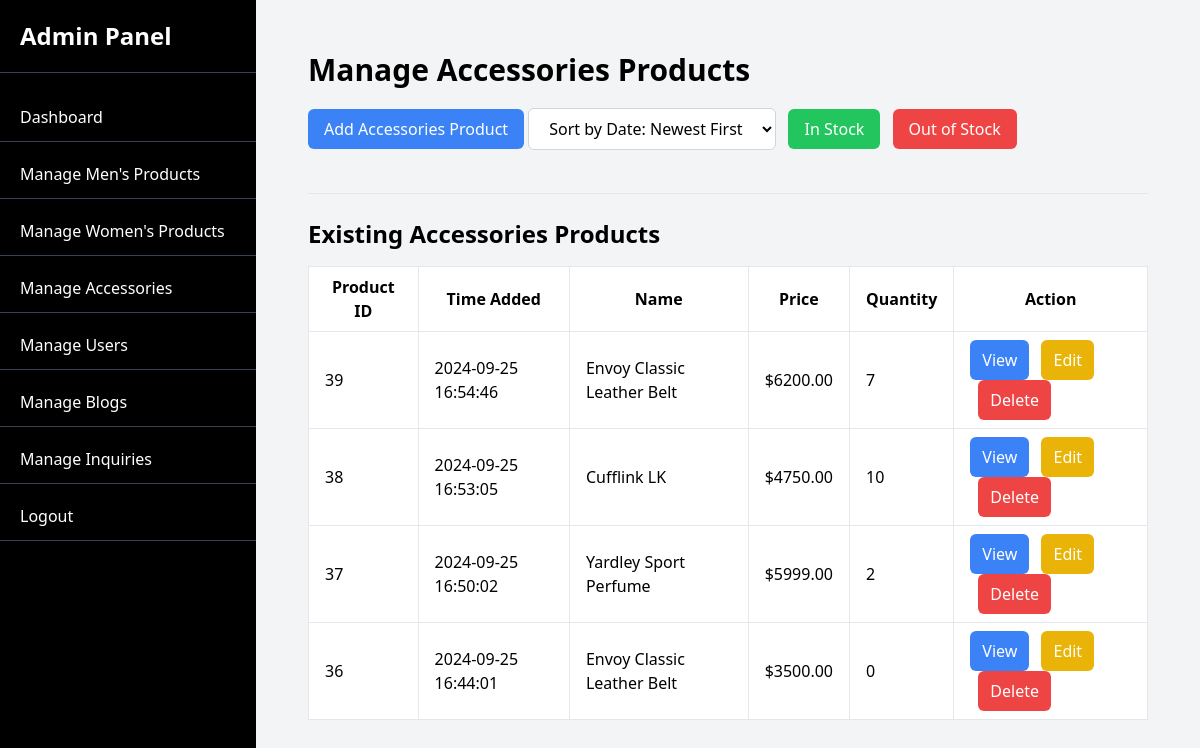
Page /public/admin/accessories (signed in) on the committed database.
### tables this page shows
CREATE TABLE `products` (
  `id` int(11) NOT NULL,
  `name` varchar(255) NOT NULL,
  `category_id` int(11) NOT NULL,
  `price` decimal(10,2) NOT NULL,
  `description` text DEFAULT NULL,
  `image` varchar(255) NOT NULL,
  `created_at` timestamp NOT NULL DEFAULT current_timestamp(),
  `is_featured` tinyint(1) DEFAULT 0,
  `quantity` int(11) DEFAULT 0
);

### app/controllers/AdminController.php (called while the page is built, shortened)
<?php
class AdminController extends Controller {
    private function getSortedProducts($category) {
        $sortOption = isset($_GET['sort']) ? $_GET['sort'] : 'date_new';
        $stockFilter = isset($_GET['stock']) ? $_GET['stock'] : null;
        return $this->model('ProductModel')->getSortedProductsByCategory($category, $sortOption, $stockFilter);
    }
    public function accessories() {
        $products = $this->getSortedProducts('accessories');
        $this->renderView('admin/accessoriesProducts', ['products' => $products, 'sortOption' => isset($_GET['sort']) ? $_GET['sort'] : 'date_new']);
    }
}

### app/core/App.php (called while the page is built, shortened)
<?php
class App {
    protected $method = 'index';
    public function __construct() {
        $url = $this->parseUrl();
        if (isset($url[0]) && strtolower($url[0]) == 'admin') {
            if (isset($url[1])) {
                switch (strtolower($url[1])) {
                    default:
                        $this->method = 'dashboard';
                        break;
                }
            } else {
                $this->controller = 'AdminController';
                $this->method = 'dashboard';
            }
        }
        $this->controller = new $this->controller;
        if (isset($url[1]) && method_exists($this->controller, $url[1])) {
            $this->method = $url[1];
            unset($url[1]);
        }
        $this->params = $url ? array_values($url) : [];
        call_user_func_array([$this->controller, $this->method], $this->params);
    }
    public function parseUrl() {
        if (isset($_GET['url'])) {
            return explode('/', filter_var(rtrim($_GET['url'], '/'), FILTER_SANITIZE_URL));
        }
        return [];
    }
}

### public/index.php (called while the page is built, shortened)
<?php
require_once '../app/core/Database.php';
require_once '../app/core/Controller.php';
require_once '../app/core/App.php';
$app = new App();

### app/core/Database.php (called while the page is built, shortened)
<?php
class Database {
    private $host = DB_HOST;
    private $user = DB_USER;
    private $pass = DB_PASS;
    private $dbname = DB_NAME;
    private $dbh;
    private $stmt;
    public function __construct() {
        $dsn = 'mysql:host=' . $this->host . ';dbname=' . $this->dbname;
        $options = [
            PDO::ATTR_PERSISTENT => true,
            PDO::ATTR_ERRMODE => PDO::ERRMODE_EXCEPTION
        ];
        try {
            $this->dbh = new PDO($dsn, $this->user, $this->pass, $options);
        } catch (PDOException $e) {
            echo 'Connection failed: ' . $e->getMessage();
        }
    }
    public function query($sql) {
        $this->stmt = $this->dbh->prepare($sql);
    }
    public function bind($param, $value, $type = null) {
        if (is_null($type)) {
            switch (true) {
                default:
                    $type = PDO::PARAM_STR;
            }
        }
        $this->stmt->bindValue($param, $value, $type);
    }
    public function execute() {
        return $this->stmt->execute();
    }
    public function resultSet() {
        $this->execute();
        return $this->stmt->fetchAll(PDO::FETCH_ASSOC);
    }
}

### app/models/ProductModel.php (called while the page is built, shortened)
<?php
class ProductModel {
    private $db;
    public function __construct() {
        $this->db = new Database();
    }
    public function getSortedProductsByCategory($category, $sortOption, $stockFilter = null) {
        $query = 'SELECT * FROM products WHERE category_id = (SELECT id FROM categories WHERE name = :category)';
        switch ($sortOption) {
            case 'date_new':
                $query .= ' ORDER BY created_at DESC';
                break;
        }
        $this->db->query($query);
        $this->db->bind(':category', $category);
        return $this->db->resultSet();
    }
}

### app/views/admin/accessoriesProducts.php (the view, shortened to what this page needs)
<div>
    <div id="main-content" class="container mx-auto p-5">
        <h1 class="text-3xl font-bold mb-5">Manage Accessories Products</h1>
        <button id="showAddProductForm" class="bg-blue-500 text-white px-4 py-2 rounded-md mb-5">Add Accessories Product</button>
        <select id="sortProducts" class="bg-white border border-gray-300 px-4 py-2 rounded-md">
            <option value="date_new" <?= isset($data['sortOption']) && $data['sortOption'] == 'date_new' ? 'selected' : '' ?>>Sort by Date: Newest First</option>
        </select>
        <button id="filterInStock" class="bg-green-500 text-white px-4 py-2 rounded-md ml-2">In Stock</button>
        <button id="filterOutOfStock" class="bg-red-500 text-white px-4 py-2 rounded-md ml-2">Out of Stock</button>
        <hr class="my-6">
        <h2 class="text-2xl font-bold mb-4">Existing Accessories Products</h2>
        <div class="overflow-x-auto">
            <table class="min-w-full bg-white border border-gray-200">
                <thead>
                    <tr>
                        <th class="px-4 py-2 border">Product ID</th>
                        <th class="px-4 py-2 border">Time Added</th>
                        <th class="px-4 py-2 border">Name</th>
                        <th class="px-4 py-2 border">Price</th>
                        <th class="px-4 py-2 border">Quantity</th>
                        <th class="px-4 py-2 border">Action</th>
                    </tr>
                </thead>
                <tbody>
                    <?php if (!empty($data['products'])): ?>
                        <?php foreach ($data['products'] as $product): ?>
                            <tr id="product-<?= $product['id'] ?>">
                                <td class="border px-4 py-2"><?= $product['id'] ?></td>
                                <td class="border px-4 py-2"><?= $product['created_at'] ?></td>
                                <td class="border px-4 py-2"><?= htmlspecialchars($product['name']) ?></td>
                                <td class="border px-4 py-2">$<?= htmlspecialchars($product['price']) ?></td>
                                <td class="border px-4 py-2"><?= htmlspecialchars($product['quantity']) ?></td>
                                <td class="border px-4 py-2">
                                    <button class="view-product bg-blue-500 text-white px-3 py-2 rounded-md" data-id="<?= $product['id'] ?>">View</button>
                                    <button class="edit-product bg-yellow-500 text-white px-3 py-2 rounded-md ml-2" data-id="<?= $product['id'] ?>">Edit</button>
                                    <button class="delete-product bg-red-500 text-white px-3 py-2 rounded-md ml-2" data-id="<?= $product['id'] ?>">Delete</button>
                                </td>
                            </tr>
                        <?php endforeach; ?>
                    <?php else: ?>
                        <tr><td colspan="6" class="border px-4 py-2">No products found in this category.</td></tr>
                    <?php endif; ?>
                </tbody>
            </table>
        </div>
    </div>
</div>

### rows in the picture
products: id "39", created_at "2024-09-25 16:54:46", name "Envoy Classic Leather Belt", price "6200.00", quantity "7"
products: id "38", created_at "2024-09-25 16:53:05", name "Cufflink LK", price "4750.00", quantity "10"
products: id "37", created_at "2024-09-25 16:50:02", name "Yardley Sport Perfume", price "5999.00", quantity "2"
products: id "36", created_at "2024-09-25 16:44:01", name "Envoy Classic Leather Belt", price "3500.00", quantity "0"
